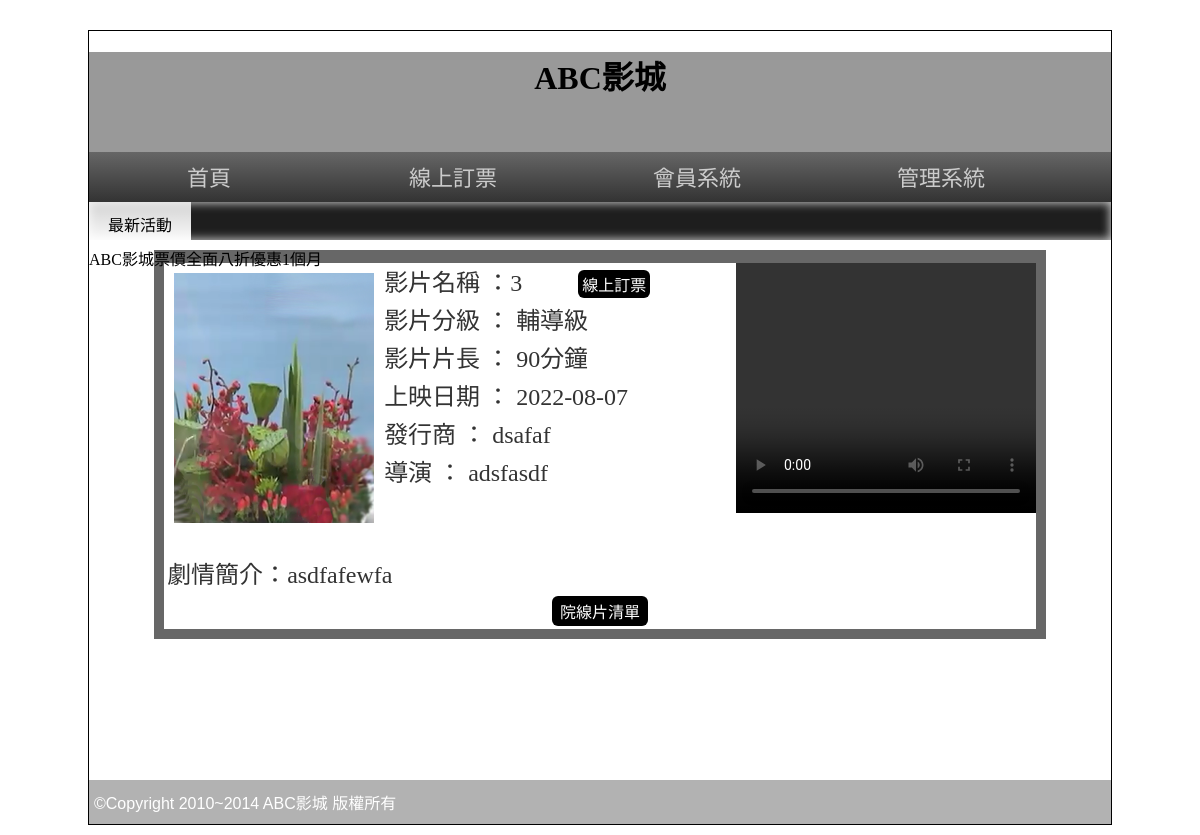
The page /?do=intro&id=4 on the database as committed earlier.
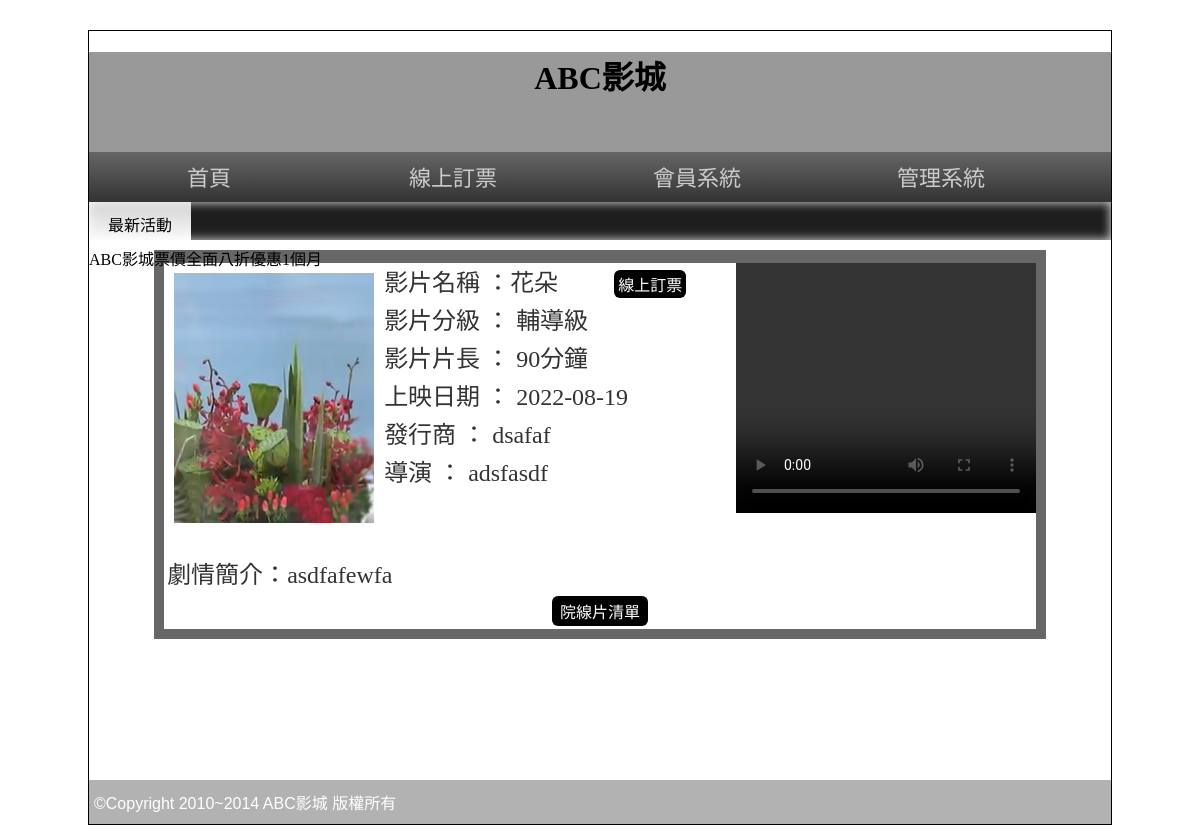
The same page on the database as committed later.
### tables this page shows
CREATE TABLE `movie` (
  `id` int(11) UNSIGNED NOT NULL,
  `name` varchar(64) NOT NULL,
  `level` varchar(10) NOT NULL,
  `length` int(10) UNSIGNED NOT NULL,
  `ondate` date NOT NULL,
  `publish` text NOT NULL,
  `director` text NOT NULL,
  `trailer` text NOT NULL,
  `poster` text NOT NULL,
  `intro` text NOT NULL,
  `sh` int(10) UNSIGNED NOT NULL,
  `rank` int(10) UNSIGNED NOT NULL
);

### base.php (called while the page is built, shortened)
<?php
class DB{
    protected $dsn='mysql:host=localhost;charset=utf8;dbname=db03';
    protected $table;
    protected $pdo;
    function __construct($table)
    {
        $this->table=$table;
        $this->pdo=new PDO($this->dsn,'root','');
    }
   function find($arg){
    $sql="select * from $this->table where";
        if(is_array($arg)){
            foreach($arg as $key => $val){
                $tmp[]="`$key`='$val'";
            }
            $sql .=  join(" && ",$tmp);
        }else{
            $sql .= " `id`='$arg'";
        }
    return $this->pdo->query($sql)->fetch(PDO::FETCH_ASSOC);
   }
}
$Movie=new DB('movie');
?>

### front/intro.php (the view)
<?php
$row=$Movie->find($_GET['id']);
?>
    <div class="tab rb" style="width:87%;">
      <div style="background:#FFF; width:100%; color:#333; text-align:left">
        <video src="./upload/<?=$row['trailer']?>" width="300px" height="250px" controls="" style="float:right;"></video>
        <font style="font-size:24px"> <img src="./upload/<?=$row['poster']?>" width="200px" height="250px" style="margin:10px; float:left">
        <p style="margin:3px">影片名稱 ：<?=$row['name']?>
          <input type="button" value="線上訂票" onclick="location.href='?do=order&id=<?=$row['id']?>'" style="margin-left:50px; padding:2px 4px" class="b2_btu">
        </p>
        <p style="margin:3px">影片分級 ： <?=$row['level']?> </p>
        <p style="margin:3px">影片片長 ： <?=$row['length']?>分鐘</p>
        <p style="margin:3px">上映日期 ： <?=$row['ondate']?></p>
        <p style="margin:3px">發行商 ： <?=$row['publish']?></p>
        <p style="margin:3px">導演 ： <?=$row['director']?></p>
        <br>
        <br>
        <p style="margin:10px 3px 3px 3px; word-break:break-all"> 劇情簡介：<?=$row['intro']?><br>
        </p>
        </font>
        <table width="100%" border="0">
          <tbody>
            <tr>
              <td align="center"><input type="button" value="院線片清單" onclick="lof(&#39;?&#39;)"></td>
            </tr>
          </tbody>
        </table>
      </div>
    </div>

Rows that differ between the two databases and show on the page:
changed movie "輔導級": name "3" → "花朵"; ondate "2022-08-07" → "2022-08-19"
